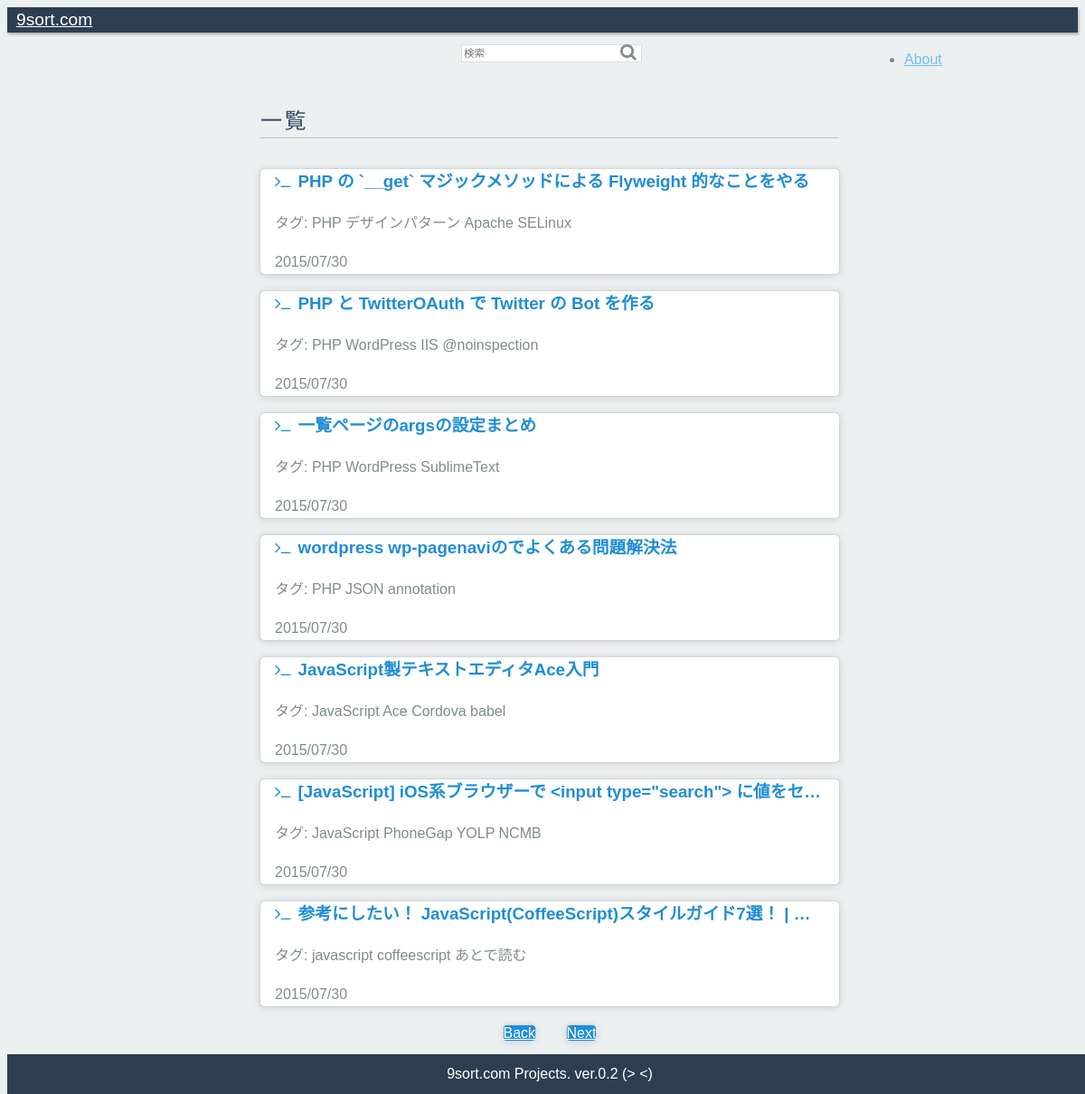
The page / on the database its author committed.
### tables this page shows
CREATE TABLE qiita_js(id integer primary key, title text, url text unique not null, date text, tag1 text, tag2 text, tag3 text, tag4 text, stocks integer, score integer);

### index.php (the view, shortened to what this page needs)
<?
$SqLite3Path = "./crawl/9sort.sqlite3";
$offset = 0;
$page   = 1;
$key    = "";
$query  = "select * from qiita_js  union
           select * from hatena_js union
           select * from qiita_php union
           select * from hatena_php
           order by date desc limit 7 offset ";
$nineSortDB = new SQLite3($SqLite3Path);
$backLink = "<a class='pure-button' href='./index.php?p=".($page-1)."'>Back</a>";
$nextLink = "<a class='pure-button nextbtn' href='./index.php?p=".($page+1)."'>Next</a>";
$queryResults = $nineSortDB->query($query.$offset.";");
?>
<!doctype html>
<html lang="ja">
  <head>
    <link rel="stylesheet" href="//yui.yahooapis.com/pure/0.6.0/pure-min.css">
    <link rel="stylesheet" href="//maxcdn.bootstrapcdn.com/font-awesome/4.3.0/css/font-awesome.min.css">
    <link rel="stylesheet" href="./css/common.css">
  </head>
  <body>
    <div class="header">
      <div class="home-menu pure-menu pure-menu-horizontal pure-menu-scrollable pure-menu-fixed">
        <a class="pure-menu-heading" href="./index.php">9sort.com</a>
        <form class="pure-menu-heading pure-form" method="get" action="index.php">
          <search class="search">
            <input type="text" class="pure-input-rounded" placeholder="検索" name="q" value="<? echo $key; ?>">
            <button type="submit" class="search-btn fa fa-search"></button>
          </search>
        </form>
        <ul class="pure-menu-list">
          <li class="pure-menu-item"><a href="" class="pure-menu-link">About</a></li>
          <li class="pure-menu-item"><a href="" class="pure-menu-link">Log In</a></li>
        </ul>
      </div>
    </div>
    <div class="content-wrapper">
      <div class="content">
        <h2 class="content-head">一覧</h2>
        <div class="pure-g">
          <?
          $article = $queryResults->fetchArray(SQLITE3_ASSOC);
          while($article):
            $article['title'] = htmlspecialchars($article['title'], ENT_QUOTES|ENT_HTML5);
            $tags = htmlspecialchars("タグ: {$article['tag1']} {$article['tag2']} {$article['tag3']} {$article['tag4']}");
            $tags = str_replace(' 0', '', $tags);
          ?>
          <div class="article">
            <div class="l-box pure-u-1 pure-u-md-1 pure-u-lg-1">
              <h3 class="content-subhead">
                <i class="fa fa-terminal"></i>
                <? echo "<a href='{$article['url']}' target='_blank'>{$article['title']}</a>"; ?>
              </h3>
              <?
              echo "<p>{$tags}</p>";
              echo "<p>{$article["date"]}</p>"
              ?>
            </div>
          </div>
          <?
            $article = $queryResults->fetchArray(SQLITE3_ASSOC);
          endwhile;
          ?>
        </div>
        <div class="linkbtn is-center">
          <? echo $backLink; ?>
          <? echo $nextLink; ?>
        </div>
      </div>
      <div class="footer is-center">
        9sort.com Projects. ver.0.2 (> <)
      </div>
    </div>
  </body>
</html>

### css/common.css (style rules this page uses)
* { box-sizing: border-box; -moz-box-sizing: border-box; -webkit-box-sizing: border-box; font-family: 'Noto Sans Japanese', sans-serif; }
body { color: #7f8c8d; font-size: 16px; line-height: 1.7em; background-color: #ecf0f1; }
h2 { color: #34495e; }
h3 { max-width: 620px; white-space: nowrap; overflow: hidden; text-overflow: ellipsis; }
.l-box { padding-left: 1em; padding-right: 1em; }
.is-center { text-align: center; }
.header .pure-form input[type] { color: black; width: 200px; height: 20px; border: 1px solid #ddd; font-size: 60%; box-shadow: none; margin-bottom: 0em; }
.pure-menu-heading.pure-form { position: absolute; left: 50%; margin-left: -100px; top: auto; }
.search-btn { border-style: none; background-color: rgba(0,0,0,0); position: absolute; top: 11px; left: 180px; color: #7f8c8d }
.home-menu { box-shadow: 1px 2px 3px rgba(0,0,0, 0.3); background: #2d3e50; }
.pure-menu-horizontal.pure-menu-scrollable { padding: 0px; }
.pure-menu.pure-menu-fixed { border-bottom: none; z-index: 4; }
.home-menu .pure-menu-heading { color: white; padding: 7px 10px; font-size: 120%; font-weight: 400; }
.home-menu a { color: #6FBEF3; }
.pure-menu-list { position: absolute; left: 80%; }
.content-wrapper { width: 100%; z-index: 2; position: absolute; background: white; margin-top: 40px; background-color: #ecf0f1; }
.content-head { padding-bottom: 5px; margin-top: 1.4em; margin-bottom: 1.4em; font-weight: 400; text-transform: uppercase; letter-spacing: 0.1em; border-bottom: 1px solid rgba(0, 0, 0, 0.2); box-shadow: rgba(255, 255, 255, 0.3) 0 1px 0; }
.content { max-width: 660px; margin-left: auto; margin-right: auto; padding: 10px; }
.content-subhead { color: #1f8dd6; }
.content-subhead a { color: #1f8dd6; text-decoration: none; }
.content-subhead i { margin-right: 3px; }
.article { background-color: #fff; width: 640px; height: auto; position: relative; margin-bottom: 12px; border-top-left-radius: 4px; border-top-right-radius: 4px; border-bottom-right-radius: 4px; border-bottom-left-radius: 4px; box-shadow: rgba(0, 0, 0, 0.498039) 0px 0px 1px 0px, rgba(0, 0, 0, 0.14902) 0px 1px 10px 0px; }
.pure-button { background-color: #1f8dd6; margin: 15px; color: white; border-top-left-radius: 4px; border-top-right-radius: 4px; border-bottom-right-radius: 4px; border-bottom-left-radius: 4px; box-shadow: rgba(0, 0, 0, 0.498039) 0px 0px 1px 0px, rgba(0, 0, 0, 0.14902) 0px 1px 10px 0px; }
.footer { color: white; padding: 0.5em; text-align: center; box-shadow: 1px 2px 3px rgba(0,0,0, 0.3); background: #2d3e50; }

### rows shown on the page
qiita_js: title "PHP の `__get` マジックメソッドによる Flyweight 的なことをやる", tags "タグ: PHP デザインパターン Apache SELinux", date "2015/07/30"
qiita_js: title "PHP と TwitterOAuth で Twitter の Bot を作る", tags "タグ: PHP WordPress IIS @noinspection", date "2015/07/30"
qiita_js: title "一覧ページのargsの設定まとめ", tags "タグ: PHP WordPress SublimeText", date "2015/07/30"
qiita_js: title "wordpress wp-pagenaviのでよくある問題解決法", tags "タグ: PHP JSON annotation", date "2015/07/30"
qiita_js: title "JavaScript製テキストエディタAce入門", tags "タグ: JavaScript Ace Cordova babel", date "2015/07/30"
qiita_js: title "[JavaScript] iOS系ブラウザーで <input type=\"search\"> に値をセ…", tags "タグ: JavaScript PhoneGap YOLP NCMB", date "2015/07/30"

### other values the page prints
$article['title'] "参考にしたい！ JavaScript(CoffeeScript)スタイルガイド7選！ |…"
$tags "タグ: javascript coffeescript あとで読む"
$article["date"] "2015/07/30"
